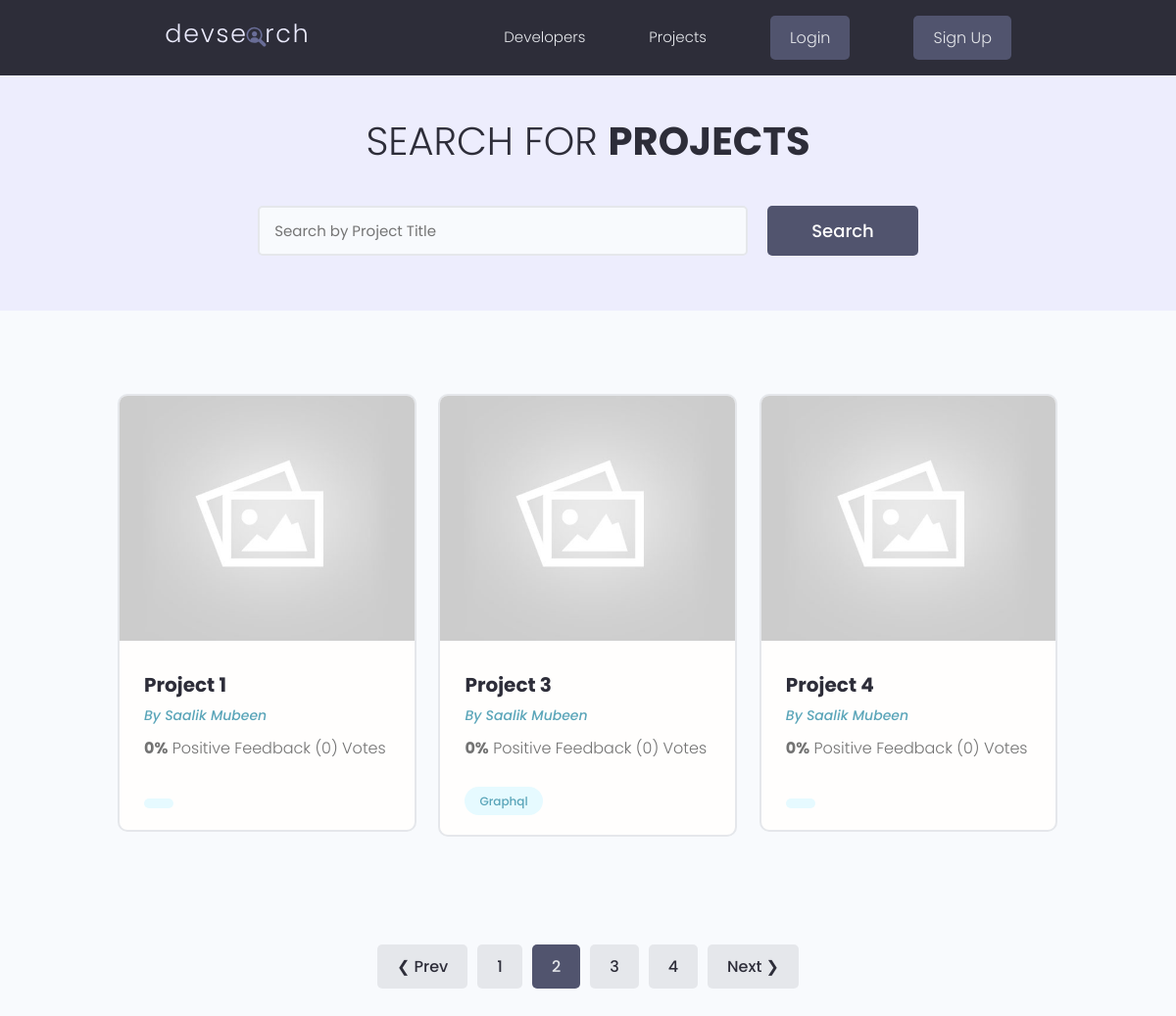
Screenshot of /projects/?page=2 with the database file from the repository.
### projects/models.py (models this page shows, shortened)
class Project(models.Model):
    id = models.UUIDField(default=uuid.uuid4, unique=True, primary_key=True, editable=False)
    owner = models.ForeignKey(
        Profile, on_delete=models.CASCADE, related_name='projects')
    title = models.CharField(max_length=200)
    description = models.TextField(null=True, blank=True)
    featured_image = models.ImageField(
        null=True, blank=True, default="default.jpg")
    demo_link = models.CharField(max_length=2000, null=True, blank=True)
    source_link = models.CharField(max_length=2000, null=True, blank=True)
    tags = models.ManyToManyField('Tag', blank=True)
    vote_total = models.IntegerField(default=0, null=True, blank=True)
    vote_ratio = models.IntegerField(default=0, null=True, blank=True)
    created = models.DateTimeField(auto_now_add=True)
    class Meta:
        ordering = ['-vote_ratio', '-vote_total', 'title']

class Tag(models.Model):
    id = models.UUIDField(default=uuid.uuid4, unique=True, primary_key=True, editable=False)
    name = models.CharField(max_length=200)
    def __str__(self):
        return self.name

### users/models.py (models this page shows, shortened)
class Profile(models.Model):
    id = models.UUIDField(default=uuid.uuid4, unique=True, primary_key=True, editable=False)
    user = models.OneToOneField(User, on_delete=models.CASCADE)
    name = models.CharField(max_length=200)
    email = models.EmailField(max_length=500)
    username = models.CharField(max_length=200)
    location = models.CharField(max_length=200, blank=True, null=True)
    short_intro = models.CharField(max_length=200, blank=True, null=True)
    bio = models.TextField(blank=True, null=True)
    profile_image = models.ImageField(null=True, blank=True, upload_to='profiles/', default="profiles/user-default.png")
    social_github = models.CharField(max_length=200, blank=True, null=True)
    social_twitter = models.CharField(max_length=200, blank=True, null=True)
    social_linkedin = models.CharField(max_length=200, blank=True, null=True)
    social_youtube = models.CharField(max_length=200, blank=True, null=True)
    social_website = models.CharField(max_length=200, blank=True, null=True)
    created = models.DateTimeField(auto_now_add=True)
    class Meta:
        ordering = ["created"]

### projects/views.py (the view)
# urls.py: path("projects/", views.get_projects, name="get-projects"),
def projects(request):
    projects, search_query = search_projects(request)
    page_obj, custom_range, total_pages = paginate_projects(request, projects)
    return render(request, "projects/projects.html", {"projects": page_obj, "page_range": custom_range,
                                                "total_pages": total_pages, "search_query": search_query})

### projects/utils.py (called while the page is built)
def search_projects(request):
    search_query = ""
    if request.GET.get("search_query"):
        search_query = request.GET.get("search_query")
    tags = Tag.objects.filter(name__icontains=search_query)
    projects = Project.objects.distinct().filter(
        Q(title__icontains=search_query) |
        Q(description__icontains=search_query) |
        Q(owner__name__icontains=search_query) |
        Q(tags__in=tags)
    )
    return projects, search_query

def paginate_projects(request, projects):
    per_page = 3
    page_number = request.GET.get("page") or 1
    paginator = Paginator(projects, per_page)
    total_pages = paginator.num_pages
    try:
        page_obj = paginator.page(page_number)
    except EmptyPage:
        page_obj = paginator.page(total_pages)
    except PageNotAnInteger:
        page_obj = paginator.page(1)
    current_page = page_obj.number
    left_index = current_page - 2 if current_page > 2 else 1
    right_index = current_page + 2 if current_page < total_pages - 1 else total_pages
    custom_range = range(left_index, right_index + 1)
    return page_obj, custom_range, total_pages

### projects/templates/projects/projects.html (shortened to what this page needs)
{% extends 'base.html' %}
{% block content %}
<main class="projects">
    <section class="hero-section text-center">
        <div class="container container--narrow">
            <div class="hero-section__box">
                <h2>Search for <span>Projects</span></h2>
            </div>
            <div class="hero-section__search">
                <form id='searchForm' class="form" action="" method="get">
                    <div class="form__field">
                        <input class="input input--text" id="formInput#search" type="text" name="search_query"
                            placeholder="Search by Project Title" value="{{ search_query }}" />
                    </div>
                    <input class="btn btn--sub btn--lg" type="submit" value="Search" />
                </form>
            </div>
        </div>
    </section>
    <section class="projectsList">
        <div class="container">
            <div class="grid grid--three">
                {% for project in projects %}
                <div class="column">
                    <div class="card project">
                        <a href="{% url 'project' project.id %}" class="project">
                            <img class="project__thumbnail" src="{{project.featured_image.url}}" alt="project thumbnail" />
                            <div class="card__body">
                                <h3 class="project__title">{{project.title}}</h3>
                                <p><a class="project__author" href="">By
                                        {{project.owner.name}}</a>
                                </p>
                                <p class="project--rating">
                                    <span style="font-weight: bold;">{{project.vote_ratio}}%</span> Positive
                                    Feedback ({{project.vote_total}}) Vote{{project.vote_total|pluralize:"s"}}
                                </p>
                                <div class="project__tags">
                                    {% for tag in project.tags.all %}
                                    <span class="tag tag--pill tag--main">
                                        <small>{{tag}}</small>
                                    </span>
                                    {% endfor %}
                                </div>
                            </div>
                        </a>
                    </div>
                </div>
                {% endfor %}
            </div>
        </div>
    </section>
    {% include "pagination.html" with query_set=projects page_range=page_range %}
</main>
{% endblock %}

### static/styles/app.css (style rules this page uses)
:root { --color-sub: #2d2d39; }
.btn--sub { background-color: var(--color-sub-light); }
.card { border: 2px solid var(--color-light); }
img { width: 100%; }
.hero-section { height: 40vh; display: flex; align-items: center; background-color: var(--color-sub); }
.hero-section__box { margin-bottom: 4rem; }
.hero-section__box > h2, .hero-section__box > h2 > span { font-size: 4rem; color: var(--color-light); line-height: 1.3; text-transform: uppercase; }
.hero-section__box > h2 { font-weight: 300; }
.hero-section__box > h2 > span { font-weight: 700; }
.hero-section__search > .form { display: flex; align-items: center; justify-content: center; gap: 2rem; }
.hero-section__search > .form input.input--text { width: 50rem; }
.project__author { font-size: 1.4rem; font-style: italic; }
.project--rating { margin-bottom: 1.6em; margin-top: .5em; }
.projects > .hero-section { background: var(--color-sub-lighter); height: 30vh; }
.projects .hero-section__box { margin-bottom: 2.5rem; }
.projects .hero-section__box > h2 { color: var(--color-sub); }
.projects .hero-section__box > h2 > span { font-weight: 700; color: var(--color-sub); }
.projectsList { margin-top: 8rem; }
.project__thumbnail { height: 25rem; object-fit: cover; object-position: top center; }
.project__title { font-size: 2rem; font-weight: 700; color: var(--color-sub); }

### static/uikit/styles/modules/_variables.css (style rules this page uses)
:root { --color-main: #5aa5b9; --color-main-light: #e6faff; --color-sub: #3f4156; --color-sub-light: #51546e; --color-sub-lighter: #ededfd; --color-text: #737373; --color-gray: #8b8b8b; --color-light: #e5e7eb; --color-light-gray: #767676; --color-bg: #f8fafd; --color-white: #fffefd; --color-white-light: #f3f3f3; --color-success: #359e64; --color-success-bg: #def8e8; --color-error: #fc4b0b; --color-error-bg: #fff2ee; --font-base: 'Poppins', arial, helvetica, 'Segoe UI', roboto, ubuntu, sans-serif; --font-monospace: 'Fira Code', 'Courier New', courier, monospace; --font-regular: 300; --font-medium: 500; --font-bold: 700; --generic-shadow: 1px 1px 5px #00000010; --generic-transition: all 0.3s ease-in-out; }

### static/uikit/styles/modules/_base.css (style rules this page uses)
* { margin: 0; padding: 0; box-sizing: border-box; text-rendering: optimizeLegibility; color: inherit; font-size: inherit; }
html { font-size: 50%; }
@media only screen and (min-width: 480px) { html { font-size: 56.25%; } }
@media only screen and (min-width: 1200px) { html { font-size: 62.5%; } }
body { line-height: 1.6; font-weight: 400; font-size: 1.5rem; color: var(--color-text); background-color: var(--color-bg); min-height: 100vh; }

### static/uikit/styles/modules/_typography.css (style rules this page uses)
* { font-family: var(--font-base); }
h2 { font-size: 3.6rem; font-weight: var(--font-bold); }
h3 { font-size: 3.2rem; font-weight: var(--font-medium); }
p, span, strong { font-size: 1.6rem; color: var(--color-text); font-weight: var(--font-regular); }
a { padding-bottom: 2px; text-decoration: none; display: inline-block; color: var(--color-main); font-weight: var(--font-medium); }

### static/uikit/styles/modules/_utilities.css (style rules this page uses)
.container { width: 92%; max-width: 165rem; margin: 0 auto; box-sizing: border-box; }
.container--narrow { width: 92%; max-width: 120rem; }
@media screen and (min-width: 1000px) { .container { width: 90%; } }
@media screen and (min-width: 1000px) { .container--narrow { width: 85%; } }
@media screen and (min-width: 1200px) { .container { width: 80%; } }
@media screen and (min-width: 1200px) { .container--narrow { width: 72%; } }
.text-center { text-align: center; }

### static/uikit/styles/modules/_button.css (style rules this page uses)
.btn { display: inline-block; position: relative; cursor: pointer; background-color: var(--color-light); font-weight: var(--font-medium); color: var(--color-sub); text-decoration: none; padding: 1rem 2rem; border-radius: 0.5rem; border: none; width: -webkit-fit-content; width: -moz-fit-content; width: fit-content; height: -webkit-fit-content; height: -moz-fit-content; height: fit-content; font-size: 1.6rem; outline-width: 0; outline-color: transparent; -webkit-backface-visibility: hidden; backface-visibility: hidden; transition: all 0.3s ease-in-out; }
.btn--sub { background-color: var(--color-sub); color: var(--color-white); }
.btn--lg { font-size: 1.8rem; padding: 1.2rem 4.5rem; }

### static/uikit/styles/modules/_card.css (style rules this page uses)
.card { border-radius: 1rem; background-color: var(--color-white); border: 1.5px solid var(--color-light); width: auto; height: auto; margin-top: 0.5rem; margin-bottom: 0.5rem; overflow: hidden; }
.card__body, .card__header { padding: 2rem 2.5rem; }

### rows the page displays
Project: featured_image (placeholder picture), title "Project 1", owner.name "Saalik Mubeen", vote_ratio "0", vote_total "0"
Project: featured_image (placeholder picture), title "Project 3", owner.name "Saalik Mubeen", vote_ratio "0", vote_total "0"
Tag: name "Graphql"
Project: featured_image (placeholder picture), title "Project 4", owner.name "Saalik Mubeen", vote_ratio "0", vote_total "0"

### other values shown
{{ page }} "1" "3" "4"
{{ page }} "2"
